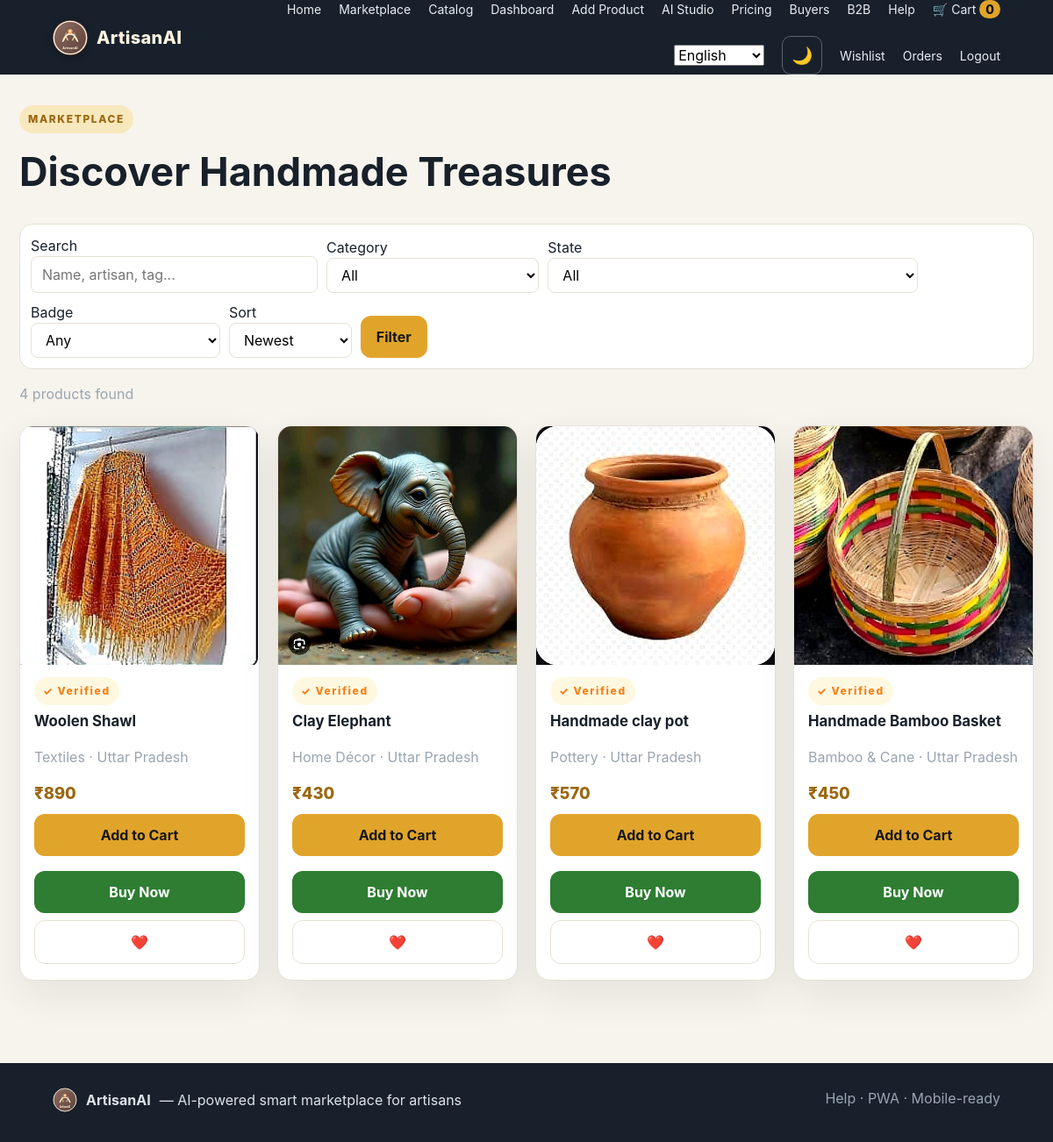
The app's page /marketplace (signed in) with its own data.
### tables this page shows
CREATE TABLE products (
      id INTEGER PRIMARY KEY AUTOINCREMENT, name TEXT NOT NULL, category TEXT NOT NULL,
      price REAL NOT NULL, description TEXT DEFAULT '', artisan TEXT NOT NULL, state TEXT NOT NULL,
      image TEXT DEFAULT '', material TEXT DEFAULT '', best_use TEXT DEFAULT '', craft_story TEXT DEFAULT '',
      technique TEXT DEFAULT '', origin TEXT DEFAULT '', gi_status TEXT DEFAULT '', odop_status TEXT DEFAULT '',
      verified_artisan INTEGER DEFAULT 0, tags TEXT DEFAULT '', stock INTEGER DEFAULT 1,
      views INTEGER DEFAULT 0, sold INTEGER DEFAULT 0, user_id INTEGER,
      created_at TIMESTAMP DEFAULT CURRENT_TIMESTAMP, FOREIGN KEY(user_id) REFERENCES users(id)
    );

### app.py (the view)
@app.route('/marketplace')
def marketplace():
    q = request.args.get('q', '').strip()
    category = request.args.get('category', '').strip()
    state = request.args.get('state', '').strip()
    badge = request.args.get('badge', '').strip()
    sort = request.args.get('sort', 'newest')
    min_price = request.args.get('min_price', type=float)
    max_price = request.args.get('max_price', type=float)
    conn = get_db()
    sql = 'SELECT * FROM products WHERE 1=1'
    params = []
    if q:
        sql += ' AND (name LIKE ? OR category LIKE ? OR artisan LIKE ? OR tags LIKE ? OR origin LIKE ? OR description LIKE ?)'
        like = f'%{q}%'
        params += [like] * 6
    if category:
        sql += ' AND category=?'
        params.append(category)
    if state:
        sql += ' AND state=?'
        params.append(state)
    if badge == 'gi':
        sql += " AND gi_status != ''"
    elif badge == 'odop':
        sql += " AND odop_status != ''"
    elif badge == 'verified':
        sql += ' AND verified_artisan=1'
    if min_price is not None:
        sql += ' AND price >= ?'
        params.append(min_price)
    if max_price is not None:
        sql += ' AND price <= ?'
        params.append(max_price)
    if sort == 'price_low':
        sql += ' ORDER BY price ASC'
    elif sort == 'price_high':
        sql += ' ORDER BY price DESC'
    elif sort == 'popular':
        sql += ' ORDER BY views DESC, sold DESC'
    else:
        sql += ' ORDER BY id DESC'
    products = conn.execute(sql, params).fetchall()
    conn.close()
    return render_template('marketplace.html', products=products, q=q, category=category,
                           state=state, badge=badge, sort=sort, min_price=min_price, max_price=max_price)

### app.py (called while the page is built)
def get_db():
    UPLOAD_DIR.mkdir(parents=True, exist_ok=True)
    DB_PATH.parent.mkdir(parents=True, exist_ok=True)
    conn = sqlite3.connect(DB_PATH)
    conn.row_factory = sqlite3.Row
    conn.execute('PRAGMA foreign_keys = ON')
    return conn

def current_user():
    uid = session.get('user_id')
    if not uid:
        return None
    conn = get_db()
    user = conn.execute('SELECT * FROM users WHERE id=?', (uid,)).fetchone()
    conn.close()
    return user

def cart_count():
    return sum(int(v) for v in session.get('cart', {}).values())

def wishlist_ids():
    user = current_user()
    if not user:
        return set()
    conn = get_db()
    rows = conn.execute('SELECT product_id FROM wishlist WHERE user_id=?', (user['id'],)).fetchall()
    conn.close()
    return {r['product_id'] for r in rows}

def lang_code():
    return session.get('language') or (current_user()['language'] if current_user() else 'en')

def ui(key):
    code = lang_code()
    return UI.get(code, UI['en']).get(key) or UI['en'].get(key) or key

@app.context_processor
def globals_for_templates():
    return {
        'user': current_user(), 'cart_count': cart_count(), 'states': INDIAN_STATES,
        'transport_rates': STATE_TRANSPORT, 'languages': LANGUAGES, 'ui': ui,
        'categories': CATEGORIES, 'debug_mode': app.config['DEBUG'],
        'wishlist_ids': wishlist_ids(), 'now': datetime.now()
    }

### templates/marketplace.html (shortened to what this page needs)
{% extends 'base.html' %}
{% block content %}
<div class="form-header">
  <div class="badge">MARKETPLACE</div>
  <h1>Discover Handmade Treasures</h1>
</div>
<form class="filter-bar" method="get" action="{{ url_for('marketplace') }}">
  <label>Search<input type="search" name="q" value="{{ q or '' }}" placeholder="Name, artisan, tag..."></label>
  <label>Category
    <select name="category">
      <option value="">All</option>
    </select>
  </label>
  <label>State
    <select name="state">
      <option value="">All</option>
    </select>
  </label>
  <label>Badge
    <select name="badge">
      <option value="">Any</option>
    </select>
  </label>
  <label>Sort
    <select name="sort">
      <option value="newest" {% if sort=='newest' %}selected{% endif %}>Newest</option>
    </select>
  </label>
  <button class="btn primary" type="submit">Filter</button>
</form>
{% if products %}
<p class="muted">{{ products|length }} products found</p>
<div class="product-grid">
{% for p in products %}
  {% include '_product_card.html' %}
{% endfor %}
</div>
{% else %}
<p class="muted">No products match your filters. Try clearing search or <a href="{{ url_for('marketplace') }}">view all</a>.</p>
{% endif %}
{% endblock %}

### templates/_product_card.html (shortened to what this page needs)
<article class="product-card">
  <a href="{{ url_for('product', pid=p.id) }}" class="card-img-wrap">
    {% if p.image %}
      <img src="{{ url_for('uploaded_file', filename=p.image) }}" alt="{{ p.name }}" loading="lazy">
    {% else %}
      <div class="no-img">🎨</div>
    {% endif %}
  </a>
  <div class="card-body">
    <div class="card-badges">
      {% if p.verified_artisan %}<span class="badge verified">✓ Verified</span>{% endif %}
    </div>
    <h3><a href="{{ url_for('product', pid=p.id) }}">{{ p.name }}</a></h3>
    <p class="muted">{{ p.category }} · {{ p.state }}</p>
    <p class="price">₹{{ '%.0f'|format(p.price) }}</p>
    <div class="card-actions">
      <a class="btn primary" href="{{ url_for('cart_add', pid=p.id) }}">Add to Cart</a>
      <a class="btn buy-now" href="{{ url_for('buy_now', pid=p.id) }}">{{ ui("buy_now") }}</a>
      {% if user %}
        <a class="btn secondary" href="{{ url_for('wishlist_toggle', pid=p.id) }}" title="Wishlist">
          {% if p.id in wishlist_ids %}❤️{% else %}🤍{% endif %}
        </a>
      {% endif %}
    </div>
  </div>
</article>

### static/css/style.css (style rules this page uses)
:root { --ink:#18202a; --muted:#667085; --paper:#f7f4ed; --card:#fff; --accent:#e1a42b; --accent-dark:#9b6710; --line:#e7e1d5; --success:#247a4d; --danger:#b33a3a; --shadow:0 16px 45px rgba(25,28,32,.08); }
* { box-sizing:border-box }
body { margin:0;font-family:Inter,Segoe UI,Arial,sans-serif;color:var(--ink);background:var(--paper);line-height:1.5 }
a { color:inherit;text-decoration:none }
button,input,select,textarea { font:inherit }
.badge { display:inline-block;font-size:12px;letter-spacing:1.6px;font-weight:800;color:var(--accent-dark);background:#f8e8bd;padding:7px 10px;border-radius:999px }
.btn { display:inline-flex;align-items:center;justify-content:center;border:0;border-radius:10px;padding:11px 16px;cursor:pointer;font-weight:750;transition:.15s }
.primary { background:var(--accent);color:#171717 }
.secondary { background:#fff;border:1px solid var(--line) }
.buy-now { background:#17202b;color:#fff;width:100%;margin-top:9px }
.product-card { background:var(--card);border:1px solid var(--line);border-radius:18px;overflow:hidden;box-shadow:0 8px 25px rgba(25,28,32,.04) }
.card-actions { display:flex;gap:8px;align-items:center;margin-top:11px }
.card-actions .btn { width:100% }
.filter-bar { display:grid;grid-template-columns:2fr 1fr 1fr auto auto;gap:10px;background:#fff;border:1px solid var(--line);padding:12px;border-radius:15px;margin-bottom:15px }
.filter-bar input,.filter-bar select,.product-form input,.product-form select,.product-form textarea,.auth-card input,.auth-card select,.checkout-card select,.checkout-card input,.summary select { width:100%;padding:12px;border:1px solid #d9d2c6;border-radius:9px;background:#fff;outline:none }
.form-header { margin-bottom:25px }
.form-header h1 { font-size:45px;margin:10px 0 }
.muted { color:#9aa5b1 }
.product-grid { display: grid; grid-template-columns: repeat(auto-fill, minmax(240px, 1fr)); gap: 20px; margin: 24px 0; }
.product-card { background: var(--card); border-radius: 16px; overflow: hidden; box-shadow: var(--shadow); border: 1px solid var(--line); transition: transform .15s; }
.card-img-wrap { display: block; aspect-ratio: 1; background: #f0ebe3; overflow: hidden; }
.card-img-wrap img { width: 100%; height: 100%; object-fit: cover; }
.card-body { padding: 14px 16px 18px; }
.card-body h3 { margin: 6px 0 4px; font-size: 1.05rem; }
.price { font-weight: 800; font-size: 1.15rem; color: var(--accent-dark); margin: 6px 0; }
.card-actions { display: flex; gap: 8px; margin-top: 10px; flex-wrap: wrap; }
.card-badges { display: flex; gap: 6px; flex-wrap: wrap; }
.badge.verified { background: #fff8e1; color: #f57f17; }
.filter-bar { display: flex; flex-wrap: wrap; gap: 10px; margin: 16px 0; align-items: end; }
.filter-bar input, .filter-bar select { padding: 8px 12px; border-radius: 8px; border: 1px solid var(--line); }
.btn, button, .nav-btn { min-height: 48px; padding: 12px 18px; font-size: 1rem; font-weight: 700; border-radius: 12px; }
.btn.buy-now { background: #2e7d32; color: #fff; border: none; font-weight: 700; }
.card-actions { display: flex; flex-wrap: wrap; gap: 8px; align-items: center; }

### records on screen
products: image (picture), verified_artisan "✓ Verified", name "Woolen Shawl", category "Textiles", state "Uttar Pradesh", price "890", ui "Buy Now"
products: image (picture), verified_artisan "✓ Verified", name "Clay Elephant", category "Home Décor", state "Uttar Pradesh", price "430", ui "Buy Now"
products: image (picture), verified_artisan "✓ Verified", name "Handmade clay pot", category "Pottery", state "Uttar Pradesh", price "570", ui "Buy Now"
products: image (picture), verified_artisan "✓ Verified", name "Handmade Bamboo Basket", category "Bamboo & Cane", state "Uttar Pradesh", price "450", ui "Buy Now"

### other values on screen
{{ ui('home') }} "Home"
{{ ui('marketplace') }} "Marketplace"
{{ ui('catalog') }} "Catalog"
{{ ui('dashboard') }} "Dashboard"
{{ ui('add') }} "Add Product"
{{ ui('studio') }} "AI Studio"
{{ ui('pricing') }} "Pricing"
{{ ui('buyers') }} "Buyers"
{{ ui('b2b') }} "B2B"
{{ ui('help') }} "Help"
{{ ui('cart') }} "Cart"
{{ cart_count }} "0"
{{ ui('wishlist') }} "Wishlist"
{{ ui('orders') }} "Orders"
{{ ui('logout') }} "Logout"
